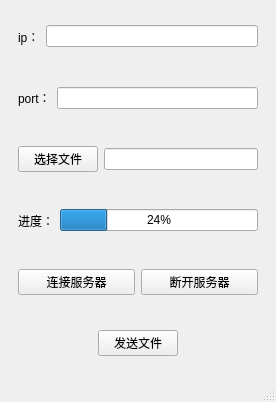
<?xml version="1.0" encoding="UTF-8"?>
<ui version="4.0">
 <class>sendFileWindow</class>
 <widget class="QMainWindow" name="sendFileWindow">
  <property name="geometry">
   <rect>
    <x>0</x>
    <y>0</y>
    <width>276</width>
    <height>402</height>
   </rect>
  </property>
  <property name="windowTitle">
   <string>sendFileWindow</string>
  </property>
  <widget class="QWidget" name="centralwidget">
   <layout class="QVBoxLayout" name="verticalLayout">
    <item>
     <widget class="QWidget" name="widget_2" native="true">
      <layout class="QHBoxLayout" name="horizontalLayout_2">
       <item>
        <widget class="QLabel" name="label">
         <property name="text">
          <string>ip：</string>
         </property>
        </widget>
       </item>
       <item>
        <widget class="QLineEdit" name="ipLineEdit"/>
       </item>
      </layout>
     </widget>
    </item>
    <item>
     <widget class="QWidget" name="widget_3" native="true">
      <layout class="QHBoxLayout" name="horizontalLayout_3">
       <item>
        <widget class="QLabel" name="label_2">
         <property name="text">
          <string>port：</string>
         </property>
        </widget>
       </item>
       <item>
        <widget class="QLineEdit" name="portLineEdit"/>
       </item>
      </layout>
     </widget>
    </item>
    <item>
     <widget class="QWidget" name="widget_4" native="true">
      <layout class="QHBoxLayout" name="horizontalLayout_4">
       <item>
        <widget class="QPushButton" name="choseFileBtn">
         <property name="text">
          <string>选择文件</string>
         </property>
        </widget>
       </item>
       <item>
        <widget class="QLineEdit" name="filePathlineEdit"/>
       </item>
      </layout>
     </widget>
    </item>
    <item>
     <widget class="QWidget" name="widget_5" native="true">
      <layout class="QHBoxLayout" name="horizontalLayout_5">
       <item>
        <widget class="QLabel" name="label_3">
         <property name="text">
          <string>进度：</string>
         </property>
        </widget>
       </item>
       <item>
        <widget class="QProgressBar" name="progressBar">
         <property name="value">
          <number>24</number>
         </property>
        </widget>
       </item>
      </layout>
     </widget>
    </item>
    <item>
     <widget class="QWidget" name="widget_6" native="true">
      <layout class="QHBoxLayout" name="horizontalLayout_6">
       <item>
        <widget class="QPushButton" name="connectBtn">
         <property name="text">
          <string>连接服务器</string>
         </property>
        </widget>
       </item>
       <item>
        <widget class="QPushButton" name="disconnectBtn">
         <property name="text">
          <string>断开服务器</string>
         </property>
        </widget>
       </item>
      </layout>
     </widget>
    </item>
    <item>
     <widget class="QWidget" name="widget" native="true">
      <layout class="QHBoxLayout" name="horizontalLayout">
       <item>
        <spacer name="horizontalSpacer">
         <property name="orientation">
          <enum>Qt::Orientation::Horizontal</enum>
         </property>
         <property name="sizeHint" stdset="0">
          <size>
           <width>66</width>
           <height>20</height>
          </size>
         </property>
        </spacer>
       </item>
       <item>
        <widget class="QPushButton" name="sendFileBtn">
         <property name="text">
          <string>发送文件</string>
         </property>
        </widget>
       </item>
       <item>
        <spacer name="horizontalSpacer_2">
         <property name="orientation">
          <enum>Qt::Orientation::Horizontal</enum>
         </property>
         <property name="sizeHint" stdset="0">
          <size>
           <width>66</width>
           <height>20</height>
          </size>
         </property>
        </spacer>
       </item>
      </layout>
     </widget>
    </item>
   </layout>
  </widget>
  <widget class="QMenuBar" name="menubar">
   <property name="geometry">
    <rect>
     <x>0</x>
     <y>0</y>
     <width>276</width>
     <height>24</height>
    </rect>
   </property>
  </widget>
  <widget class="QStatusBar" name="statusbar"/>
 </widget>
 <resources/>
 <connections/>
</ui>
